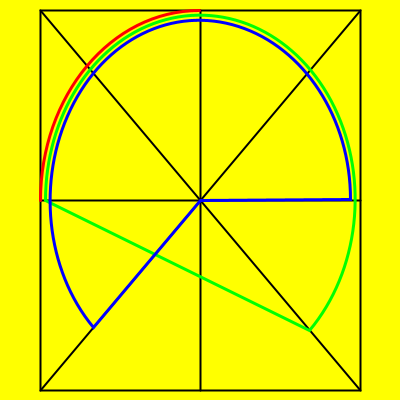
Frame 1 (no input)
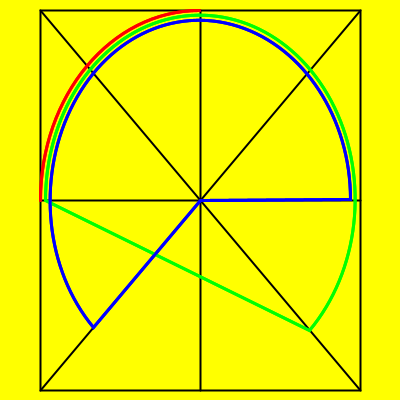
Frame 2 (the mouse pressed at the canvas centre, redrawn once)

The Processing sketch that drew these frames (run headless with seeded random() and noise(); the mouse was pressed at the canvas centre and the sketch redrawn once):

// Processing sketch: task_1
// ── task_1.pde
/*
MADE BY ADRIAN COPTA | FAF-223
*/

float x, y; // Position of the rectangle
int rx, ry; // Half of the width and half of the height of the rectangle

void setup() {
  size(400, 400);
  background(255, 255, 0); // Yellow background
  
  // Calculate the center of the sketch using width and height
  x = width / 2;
  y = height / 2;
  
  // Set half of the width and half of the height of the rectangle
  rx = 160; // Half of 320
  ry = 190; // Half of 380
  
  stroke(0); // Set stroke color to black
  strokeWeight(2); // Set line thickness to 2
  
  // Draw the rectangle with borders
  rectMode(CENTER);
  noFill(); // No fill for the rectangle
  rect(x, y, rx * 2, ry * 2);
  
  // Draw diagonals
  line(x - rx, y - ry, x + rx, y + ry);
  line(x - rx, y + ry, x + rx, y - ry);
  
  // Draw middle lines
  line(x - rx, y, x + rx, y);
  line(x, y - ry, x, y + ry);
}

void draw() {
  // Set the stroke weight and color for the new shapes
  strokeWeight(3);
  
  // Draw an arc in quadrant II
  stroke(255, 0, 0); // Red color
  arc(x, y, rx * 2, ry * 2, PI, PI + HALF_PI);
  
  // Draw a chord
  stroke(0, 255, 0); // Green color
  float startAngle = PI; // Middle of quadrant IV
  float endAngle = PI*2+HALF_PI/2; // Start of quadrant III
  arc(x, y, (rx-5) * 2, (ry-5) * 2, startAngle, endAngle, CHORD);
  
  // Draw a pie
  stroke(0, 0, 255); // Blue color
  arc(x, y, (rx - 10) * 2, (ry - 10) * 2,HALF_PI + HALF_PI / 2, PI*2, PIE);
  
  noLoop(); // Stop draw loop
}
